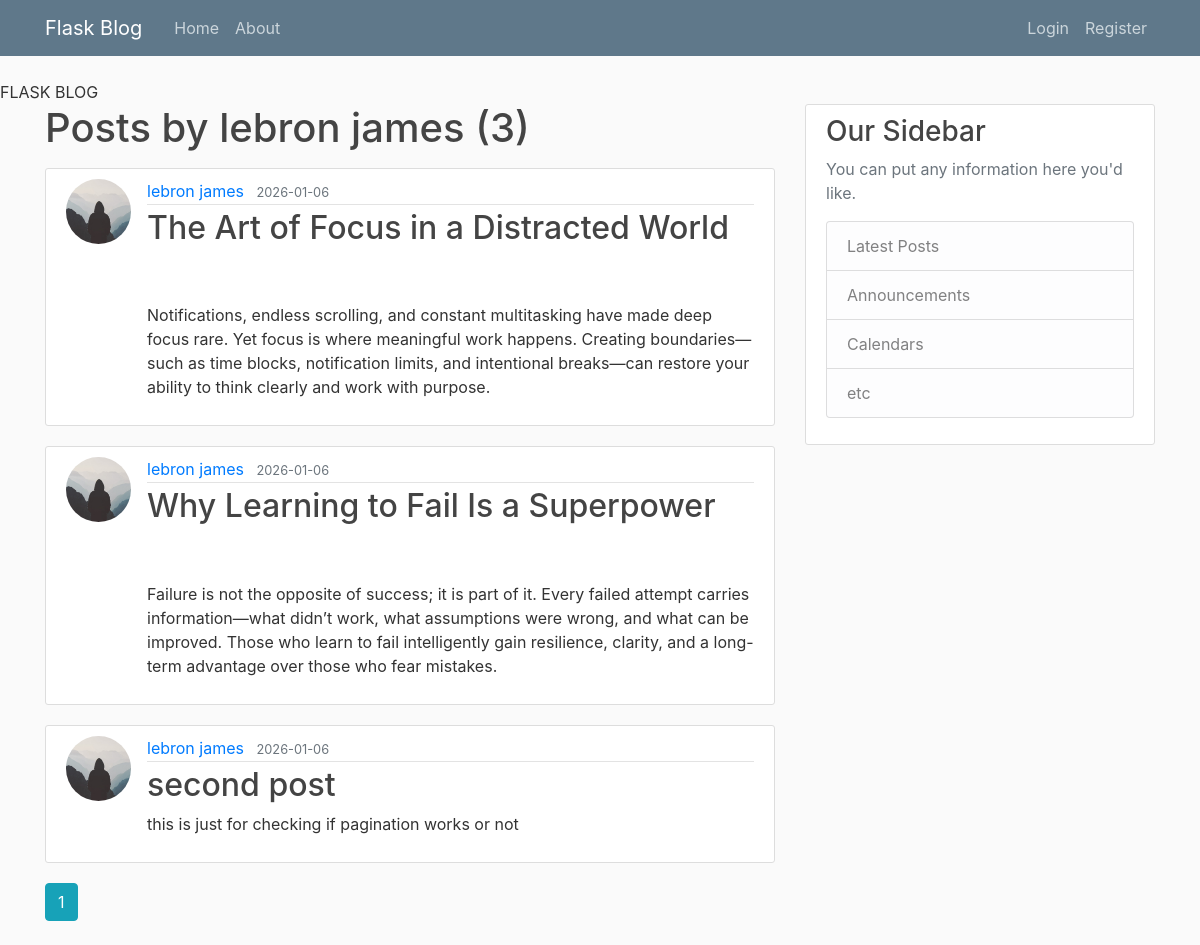
/user/lebron james, run on the app's committed database.
### app/models.py (models this page shows, shortened)
class User(db.Model,UserMixin):#usermixin is used to add flask login functionality to the suer model
    id=db.Column(db.Integer,primary_key=True)
    username=db.Column(db.String(20),unique=True,nullable=False)
    email=db.Column(db.String(120),unique=True,nullable=False)
    image_file=db.Column(db.String(20),nullable=False,default='default.jpeg')
    password=db.Column(db.String(60),nullable=False)
    posts=db.relationship('Post',backref='author',lazy=True) # we use this to create relationship between user and post like one to many relationship and the backref is used to add a column tto the post table which will reference the user who created the post and lazy is used to tell sqlalchemy when to load the data from the database

class Post(db.Model):
        id=db.Column(db.Integer,primary_key=True)
        title=db.Column(db.String(100),nullable=False)
        date_posted=db.Column(db.DateTime,nullable=False,default=datetime.utcnow)
        content=db.Column(db.Text,nullable=False)
        user_id=db.Column(db.Integer,db.ForeignKey('user.id'),nullable=False)

### app/routes.py (the view)
@app.route('/user/<string:username>')
def user_posts(username):
    page=request.args.get('page',1,type=int) #this is to target the page number from the url and if there is no page no provided it will default to 1
    user=User.query.filter_by(username=username).first_or_404()
    posts=Post.query.filter_by(author=user)\
        .order_by(Post.date_posted.desc())\
        .paginate(page=page, per_page=3)
    return render_template('user.html',posts=posts,user=user)

### app/templates/user.html
{% extends "layout.html" %}
{% block content %}
<h1 class="mb-3">Posts by {{ user.username }} ({{ posts.total }})</h1>
{% for post in posts.items %}
<article class="media content-section">
    <img class="rounded-circle article-img"
        src="{{ url_for('static', filename='profile_pics/' + post.author.image_file) }}">
    <div class="media-body">
        <div class="article-metadata">
            <a class="mr-2" href="{{ url_for('user_posts', username=post.author.username) }}">{{ post.author.username
                }}</a>
            <small class="text-muted">{{ post.date_posted.strftime('%Y-%m-%d') }}</small>
        </div>
        <h2><a class="article-title" href="{{ url_for('post', post_id=post.id) }}">{{ post.title }}</a></h2>
        <p class="article-content">{{ post.content }}</p>
    </div>
</article>
{% endfor %}
{% for page_num in posts.iter_pages(left_edge=1, right_edge=1, left_current=1, right_current=2) %}
{% if page_num %}
{% if posts.page == page_num %}
<a class="btn btn-info mb-4" href="{{ url_for('user_posts', username=user.username, page=page_num) }}">{{ page_num
    }}</a>
{% else %}
<a class="btn btn-outline-info mb-4" href="{{ url_for('user_posts', username=user.username, page=page_num) }}">{{
    page_num }}</a>
{% endif %}
{% else %}
...
{% endif %}
{% endfor %}
{% endblock content %}

### app/static/main.css (style rules this page uses)
body { background: #fafafa; color: #333333; margin-top: 5rem; }
h1, h2, h3, h4, h5, h6 { color: #444444; }
.content-section { background: #ffffff; padding: 10px 20px; border: 1px solid #dddddd; border-radius: 3px; margin-bottom: 20px; }
.article-title { color: #444444; }
.article-content { white-space: pre-line; }
.article-img { height: 65px; width: 65px; margin-right: 16px; }
.article-metadata { padding-bottom: 1px; margin-bottom: 4px; border-bottom: 1px solid #e3e3e3 }

### data on the page
User: username "lebron james"
Post: image_file (placeholder picture), author.username "lebron james", date_posted "2026-01-06", title "The Art of Focus in a Distracted World", content "Notifications, endless scrolling, and constant multitasking have made deep focus rare. Yet focus is where meaningful work happens. Creating boundaries—such as time blocks, notification limits, and intentional breaks—can restore your ability to think clearly and work with purpose."
Post: image_file (placeholder picture), author.username "lebron james", date_posted "2026-01-06", title "Why Learning to Fail Is a Superpower", content "Failure is not the opposite of success; it is part of it. Every failed attempt carries information—what didn’t work, what assumptions were wrong, and what can be improved. Those who learn to fail intelligently gain resilience, clarity, and a long-term advantage over those who fear mistakes."
Post: image_file (placeholder picture), author.username "lebron james", date_posted "2026-01-06", title "second post", content "this is just for checking if pagination works or not"

### other printed values
{{ posts.total }} "3"
{{ page_num }} "1"
